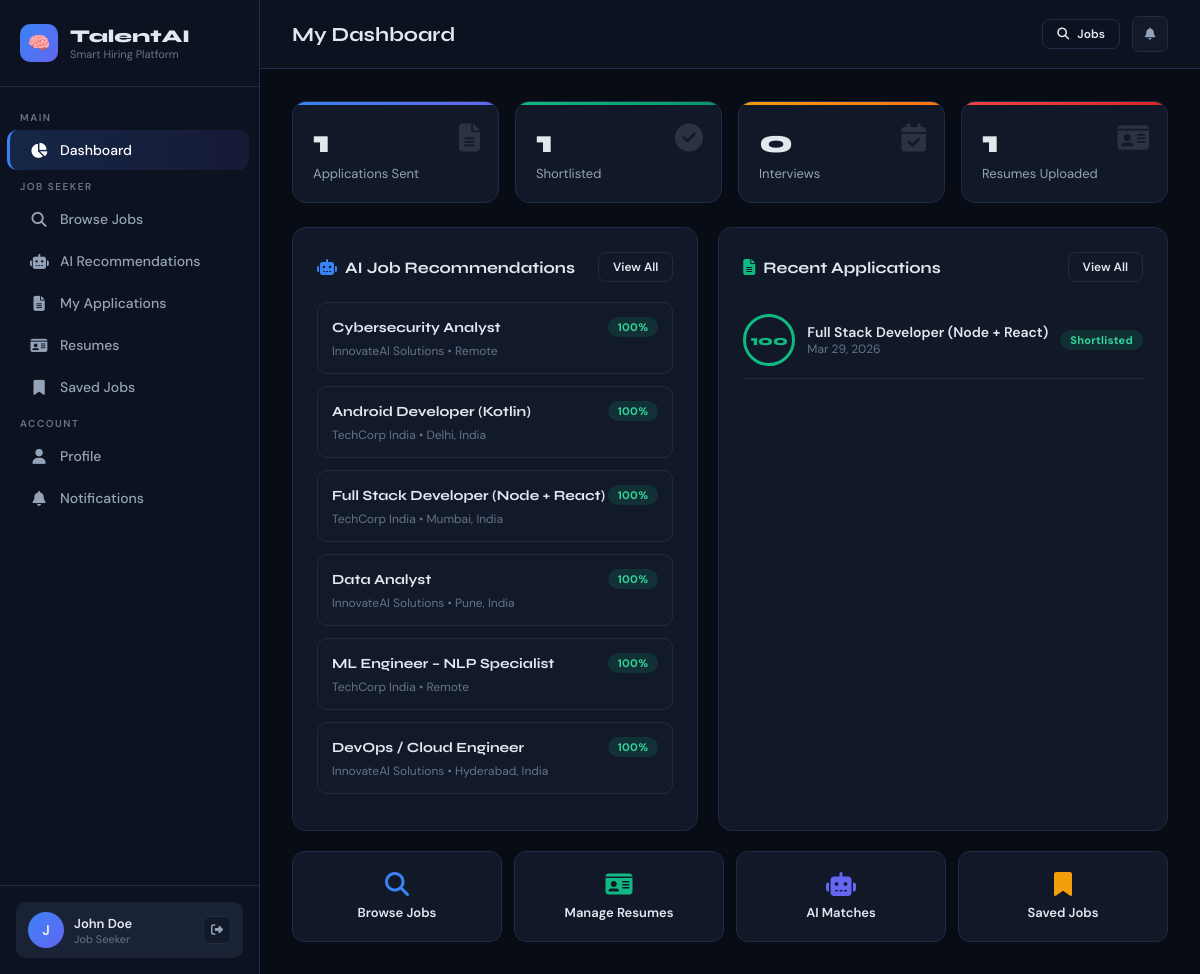
/dashboard/ (signed in), run on the app's committed database.
### core/models.py (models this page shows, shortened)
class JobRecommendation(models.Model):
    user = models.ForeignKey(User, on_delete=models.CASCADE, related_name='recommendations')
    job = models.ForeignKey(JobPosting, on_delete=models.CASCADE, related_name='recommendations')
    score = models.FloatField(default=0)
    reason = models.TextField(blank=True)
    is_viewed = models.BooleanField(default=False)
    created_at = models.DateTimeField(auto_now_add=True)
    class Meta:
        unique_together = ('user', 'job')
        ordering = ['-score']

class JobPosting(models.Model):
    JOB_TYPE_CHOICES = [
        ('full_time', 'Full Time'),
        ('part_time', 'Part Time'),
        ('contract', 'Contract'),
        ('internship', 'Internship'),
        ('remote', 'Remote'),
        ('hybrid', 'Hybrid'),
    ]
    EXPERIENCE_CHOICES = [
        ('entry', 'Entry Level (0-1 yrs)'),
        ('junior', 'Junior (1-3 yrs)'),
        ('mid', 'Mid Level (3-5 yrs)'),
        ('senior', 'Senior (5-8 yrs)'),
        ('lead', 'Lead / Principal (8+ yrs)'),
    ]
    STATUS_CHOICES = [
        ('draft', 'Draft'),
        ('active', 'Active'),
        ('closed', 'Closed'),
        ('paused', 'Paused'),
    ]
    company = models.ForeignKey(User, on_delete=models.CASCADE, related_name='job_postings')
    title = models.CharField(max_length=200)
    description = models.TextField()
    requirements = models.TextField()
    responsibilities = models.TextField(blank=True)
    skills_required = models.ManyToManyField(Skill, related_name='jobs', blank=True)
    skills_text = models.TextField(blank=True, help_text='Comma-separated skills for NLP matching')
    job_type = models.CharField(max_length=20, choices=JOB_TYPE_CHOICES, default='full_time')
    experience_level = models.CharField(max_length=20, choices=EXPERIENCE_CHOICES, default='mid')
    location = models.CharField(max_length=200)
    salary_min = models.DecimalField(max_digits=12, decimal_places=2, blank=True, null=True)
    salary_max = models.DecimalField(max_digits=12, decimal_places=2, blank=True, null=True)
    status = models.CharField(max_length=20, choices=STATUS_CHOICES, default='active')
    deadline = models.DateField(blank=True, null=True)
    created_at = models.DateTimeField(auto_now_add=True)
    updated_at = models.DateTimeField(auto_now=True)
    views_count = models.IntegerField(default=0)
    class Meta:
        ordering = ['-created_at']

class CompanyProfile(models.Model):
    user = models.OneToOneField(User, on_delete=models.CASCADE, related_name='company_profile')
    company_name = models.CharField(max_length=200)
    industry = models.CharField(max_length=100, blank=True)
    website = models.URLField(blank=True)
    location = models.CharField(max_length=200, blank=True)
    company_size = models.CharField(max_length=50, blank=True)
    description = models.TextField(blank=True)
    logo = models.ImageField(upload_to='company_logos/', blank=True, null=True)
    founded_year = models.IntegerField(blank=True, null=True)
    is_verified = models.BooleanField(default=False)
    created_at = models.DateTimeField(auto_now_add=True)

class JobApplication(models.Model):
    STATUS_CHOICES = [
        ('applied', 'Applied'),
        ('screening', 'AI Screening'),
        ('shortlisted', 'Shortlisted'),
        ('interview', 'Interview'),
        ('offered', 'Offered'),
        ('rejected', 'Rejected'),
        ('withdrawn', 'Withdrawn'),
    ]
    applicant = models.ForeignKey(User, on_delete=models.CASCADE, related_name='applications')
    job = models.ForeignKey(JobPosting, on_delete=models.CASCADE, related_name='applications')
    resume = models.ForeignKey(Resume, on_delete=models.SET_NULL, null=True, related_name='applications')
    cover_letter = models.TextField(blank=True)
    status = models.CharField(max_length=20, choices=STATUS_CHOICES, default='applied')
    ai_score = models.FloatField(default=0)  # 0-100 match score
    ai_feedback = models.TextField(blank=True)
    skill_match_details = models.JSONField(default=dict, blank=True)
    applied_at = models.DateTimeField(auto_now_add=True)
    updated_at = models.DateTimeField(auto_now=True)
    screened_at = models.DateTimeField(blank=True, null=True)
    notes = models.TextField(blank=True)
    class Meta:
        unique_together = ('applicant', 'job')
        ordering = ['-applied_at']

### core/views.py (the view, shortened to what this page needs)
# urls.py: path('dashboard/', views.dashboard, name='dashboard'),
@login_required
def dashboard(request):
    role = get_user_role(request.user)
    ctx = {'role': role}
    if role == 'admin':
        ctx.update({
            'total_users': UserProfile.objects.filter(role='user').count(),
            'total_companies': CompanyProfile.objects.count(),
            'total_jobs': JobPosting.objects.count(),
            'total_apps': JobApplication.objects.count(),
            'recent_users': User.objects.filter(profile__role='user').order_by('-date_joined')[:5],
            'recent_jobs': JobPosting.objects.order_by('-created_at')[:5],
            'recent_apps': JobApplication.objects.order_by('-applied_at')[:8],
            'pending_companies': CompanyProfile.objects.filter(is_verified=False).count(),
        })
        return render(request, 'core/admin/dashboard.html', ctx)
    else:  # user / job seeker
        user_apps = JobApplication.objects.filter(applicant=request.user)
        recs = JobRecommendation.objects.filter(user=request.user).select_related('job')[:6]
        ctx.update({
            'total_applications': user_apps.count(),
            'shortlisted': user_apps.filter(status='shortlisted').count(),
            'interviews': user_apps.filter(status='interview').count(),
            'resumes': request.user.resumes.count(),
            'recommendations': recs,
            'recent_applications': user_apps.select_related('job').order_by('-applied_at')[:6],
            'unread_notifs': request.user.notifications.filter(is_read=False).count(),
        })
        return render(request, 'core/user/dashboard.html', ctx)

### core/templates/core/user/dashboard.html
{% extends "core/base.html" %}
{% block page_title %}My Dashboard{% endblock %}
{% block content %}
<div class="stats-grid">
  <div class="stat-card blue">
    <div class="stat-value">{{ total_applications }}</div>
    <div class="stat-label">Applications Sent</div>
    <div class="stat-icon"><i class="fas fa-file-alt"></i></div>
  </div>
  <div class="stat-card green">
    <div class="stat-value">{{ shortlisted }}</div>
    <div class="stat-label">Shortlisted</div>
    <div class="stat-icon"><i class="fas fa-check-circle"></i></div>
  </div>
  <div class="stat-card orange">
    <div class="stat-value">{{ interviews }}</div>
    <div class="stat-label">Interviews</div>
    <div class="stat-icon"><i class="fas fa-calendar-check"></i></div>
  </div>
  <div class="stat-card red">
    <div class="stat-value">{{ resumes }}</div>
    <div class="stat-label">Resumes Uploaded</div>
    <div class="stat-icon"><i class="fas fa-id-card"></i></div>
  </div>
</div>
<div style="display:grid;grid-template-columns:1fr 1fr;gap:20px;margin-top:4px;">
  <div class="card">
    <div class="card-header">
      <div class="card-title"><i class="fas fa-robot" style="color:#3b82f6;margin-right:8px;"></i>AI Job Recommendations</div>
      <a href="{% url 'recommendations' %}" class="btn btn-outline btn-sm">View All</a>
    </div>
    {% if recommendations %}
    {% for rec in recommendations %}
    <a href="{% url 'job_detail' rec.job.pk %}" style="display:block;margin-bottom:12px;">
      <div style="background:var(--bg3);border:1px solid var(--border);border-radius:10px;padding:14px;transition:all 0.2s;" onmouseover="this.style.borderColor='#3b82f6'" onmouseout="this.style.borderColor='var(--border)'">
        <div style="display:flex;align-items:center;justify-content:space-between;margin-bottom:6px;">
          <span style="font-family:'Syne',sans-serif;font-weight:700;font-size:14px;">{{ rec.job.title }}</span>
          <span class="badge {% if rec.score >= 75 %}badge-green{% elif rec.score >= 50 %}badge-blue{% else %}badge-orange{% endif %}">{{ rec.score|floatformat:0 }}%</span>
        </div>
        <div style="font-size:12px;color:var(--text3);">
          {{ rec.job.company.company_profile.company_name|default:rec.job.company.username }} &bull; {{ rec.job.location }}
        </div>
      </div>
    </a>
    {% endfor %}
    {% else %}
    <div class="empty-state" style="padding:30px 0;">
      <i class="fas fa-robot"></i>
      <p>Upload a resume to get AI recommendations!</p>
      <a href="{% url 'resume_list' %}" class="btn btn-primary btn-sm mt-3">Upload Resume</a>
    </div>
    {% endif %}
  </div>
  <div class="card">
    <div class="card-header">
      <div class="card-title"><i class="fas fa-file-alt" style="color:#10b981;margin-right:8px;"></i>Recent Applications</div>
      <a href="{% url 'my_applications' %}" class="btn btn-outline btn-sm">View All</a>
    </div>
    {% if recent_applications %}
    {% for app in recent_applications %}
    <div style="display:flex;align-items:center;gap:12px;padding:12px 0;border-bottom:1px solid var(--border);">
      <div class="score-ring score-{% if app.ai_score >= 75 %}excellent{% elif app.ai_score >= 50 %}good{% elif app.ai_score >= 25 %}fair{% else %}poor{% endif %}">
        {{ app.ai_score|floatformat:0 }}
      </div>
      <div style="flex:1;min-width:0;">
        <div style="font-weight:600;font-size:14px;white-space:nowrap;overflow:hidden;text-overflow:ellipsis;">{{ app.job.title }}</div>
        <div style="font-size:12px;color:var(--text3);">{{ app.applied_at|date:"M d, Y" }}</div>
      </div>
      <span class="badge {% if app.status == 'shortlisted' %}badge-green{% elif app.status == 'rejected' %}badge-red{% elif app.status == 'interview' %}badge-blue{% else %}badge-gray{% endif %}">
        {{ app.get_status_display }}
      </span>
    </div>
    {% endfor %}
    {% else %}
    <div class="empty-state" style="padding:30px 0;">
      <i class="fas fa-file-alt"></i>
      <p>No applications yet.</p>
      <a href="{% url 'job_list' %}" class="btn btn-primary btn-sm mt-3">Browse Jobs</a>
    </div>
    {% endif %}
  </div>
</div>
<div style="display:grid;grid-template-columns:repeat(4,1fr);gap:12px;margin-top:20px;">
  <a href="{% url 'job_list' %}" style="display:block;">
    <div style="background:var(--card);border:1px solid var(--border);border-radius:12px;padding:20px;text-align:center;transition:all 0.2s;cursor:pointer;" onmouseover="this.style.borderColor='#3b82f6'" onmouseout="this.style.borderColor='var(--border)'">
      <i class="fas fa-search" style="font-size:24px;color:#3b82f6;margin-bottom:8px;display:block;"></i>
      <div style="font-size:13px;font-weight:600;">Browse Jobs</div>
    </div>
  </a>
  <a href="{% url 'resume_list' %}" style="display:block;">
    <div style="background:var(--card);border:1px solid var(--border);border-radius:12px;padding:20px;text-align:center;transition:all 0.2s;" onmouseover="this.style.borderColor='#10b981'" onmouseout="this.style.borderColor='var(--border)'">
      <i class="fas fa-id-card" style="font-size:24px;color:#10b981;margin-bottom:8px;display:block;"></i>
      <div style="font-size:13px;font-weight:600;">Manage Resumes</div>
    </div>
  </a>
  <a href="{% url 'recommendations' %}" style="display:block;">
    <div style="background:var(--card);border:1px solid var(--border);border-radius:12px;padding:20px;text-align:center;transition:all 0.2s;" onmouseover="this.style.borderColor='#6366f1'" onmouseout="this.style.borderColor='var(--border)'">
      <i class="fas fa-robot" style="font-size:24px;color:#6366f1;margin-bottom:8px;display:block;"></i>
      <div style="font-size:13px;font-weight:600;">AI Matches</div>
    </div>
  </a>
  <a href="{% url 'saved_jobs' %}" style="display:block;">
    <div style="background:var(--card);border:1px solid var(--border);border-radius:12px;padding:20px;text-align:center;transition:all 0.2s;" onmouseover="this.style.borderColor='#f59e0b'" onmouseout="this.style.borderColor='var(--border)'">
      <i class="fas fa-bookmark" style="font-size:24px;color:#f59e0b;margin-bottom:8px;display:block;"></i>
      <div style="font-size:13px;font-weight:600;">Saved Jobs</div>
    </div>
  </a>
</div>
{% endblock %}

### core/templates/core/base.html (shortened to what this page needs)
<!DOCTYPE html>
<html lang="en">
<head>
  <link rel="stylesheet" href="https://cdnjs.cloudflare.com/ajax/libs/font-awesome/6.5.0/css/all.min.css">
</head>
<body>
{% if user.is_authenticated %}
<div class="app-layout">
  <aside class="sidebar" id="sidebar">
    <div class="sidebar-logo">
      <div class="logo-icon">🧠</div>
      <div>
        <div class="logo-text">TalentAI</div>
        <div class="logo-sub">Smart Hiring Platform</div>
      </div>
    </div>
    <nav class="sidebar-nav">
      <div class="nav-section-label">Main</div>
      <a href="{% url 'dashboard' %}" class="nav-link {% if request.resolver_match.url_name == 'dashboard' %}active{% endif %}">
        <i class="fas fa-chart-pie"></i> Dashboard
      </a>
      {% if user_role == 'user' or request.user.is_superuser %}
      {% if user_role == 'user' %}
      <div class="nav-section-label">Job Seeker</div>
      <a href="{% url 'job_list' %}" class="nav-link {% if request.resolver_match.url_name == 'job_list' %}active{% endif %}">
        <i class="fas fa-search"></i> Browse Jobs
      </a>
      <a href="{% url 'recommendations' %}" class="nav-link {% if request.resolver_match.url_name == 'recommendations' %}active{% endif %}">
        <i class="fas fa-robot"></i> AI Recommendations
      </a>
      <a href="{% url 'my_applications' %}" class="nav-link {% if request.resolver_match.url_name == 'my_applications' %}active{% endif %}">
        <i class="fas fa-file-alt"></i> My Applications
      </a>
      <a href="{% url 'resume_list' %}" class="nav-link {% if request.resolver_match.url_name == 'resume_list' %}active{% endif %}">
        <i class="fas fa-id-card"></i> Resumes
      </a>
      <a href="{% url 'saved_jobs' %}" class="nav-link {% if request.resolver_match.url_name == 'saved_jobs' %}active{% endif %}">
        <i class="fas fa-bookmark"></i> Saved Jobs
      </a>
      {% endif %}
      {% endif %}
      <div class="nav-section-label">Account</div>
      <a href="{% url 'profile' %}" class="nav-link {% if request.resolver_match.url_name == 'profile' %}active{% endif %}">
        <i class="fas fa-user"></i> Profile
      </a>
      <a href="{% url 'notifications' %}" class="nav-link {% if request.resolver_match.url_name == 'notifications' %}active{% endif %}">
        <i class="fas fa-bell"></i> Notifications
      </a>
    </nav>
    <div class="sidebar-user">
      <div class="user-card">
        <div class="user-avatar">{{ request.user.first_name|first|upper|default:request.user.username|first|upper }}</div>
        <div>
          <div class="user-name">{{ request.user.get_full_name|default:request.user.username }}</div>
          <div class="user-role">{{ user_role_display|default:"Admin" }}</div>
        </div>
        <div class="user-actions">
          <a href="{% url 'logout' %}" class="icon-btn" title="Logout"><i class="fas fa-sign-out-alt"></i></a>
        </div>
      </div>
    </div>
  </aside>
  <main class="main-content">
    <div class="topbar">
      <div class="d-flex gap-3">
        <span class="topbar-title">{% block page_title %}Dashboard{% endblock %}</span>
      </div>
      <div class="topbar-right">
        <a href="{% url 'job_list' %}" class="btn btn-outline btn-sm"><i class="fas fa-search"></i> Jobs</a>
        <a href="{% url 'notifications' %}" class="icon-btn" style="width:36px;height:36px;">
          <i class="fas fa-bell"></i>
        </a>
      </div>
    </div>
    <div class="page-body">
      {% block content %}{% endblock %}
    </div>
  </main>
</div>
{% else %}
  {% block public_content %}{% endblock %}
{% endif %}
</body>
</html>

### data on the page
JobRecommendation: job "Cybersecurity Analyst", score "100", job.company.company_profile.company_name "InnovateAI Solutions", job.location "Remote"
JobRecommendation: job "Android Developer (Kotlin)", score "100", job.company.company_profile.company_name "TechCorp India", job.location "Delhi, India"
JobRecommendation: job "Full Stack Developer (Node + React)", score "100", job.company.company_profile.company_name "TechCorp India", job.location "Mumbai, India"
JobRecommendation: job "Data Analyst", score "100", job.company.company_profile.company_name "InnovateAI Solutions", job.location "Pune, India"
JobRecommendation: job "ML Engineer – NLP Specialist", score "100", job.company.company_profile.company_name "TechCorp India", job.location "Remote"
JobRecommendation: job "DevOps / Cloud Engineer", score "100", job.company.company_profile.company_name "InnovateAI Solutions", job.location "Hyderabad, India"
JobApplication: ai_score "100", job "Full Stack Developer (Node + React)", applied_at "Mar 29, 2026", status "Shortlisted"

### other printed values
{{ request.user.get_full_name|default:request.user.username }} "John Doe"
{{ user_role_display|default:"Admin" }} "Job Seeker"
{{ total_applications }} "1"
{{ shortlisted }} "1"
{{ interviews }} "0"
{{ resumes }} "1"
